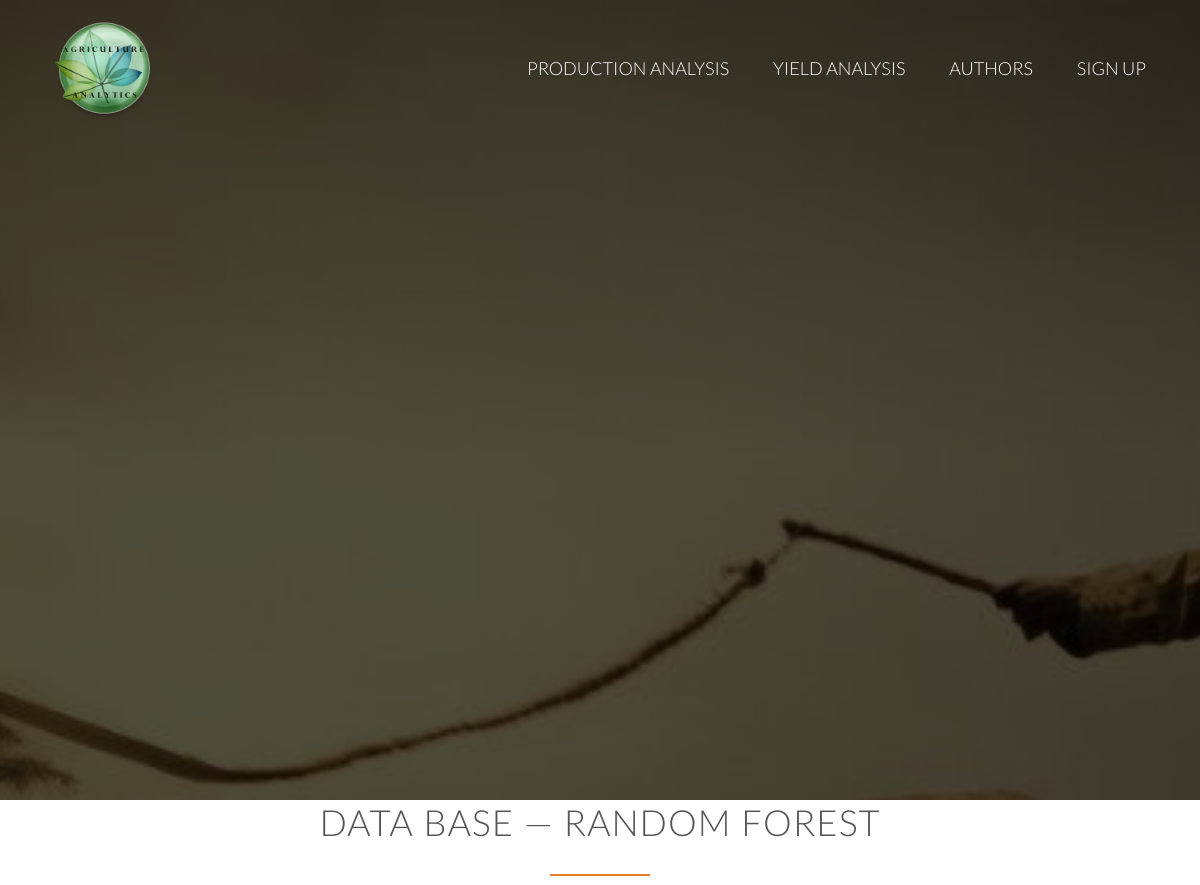
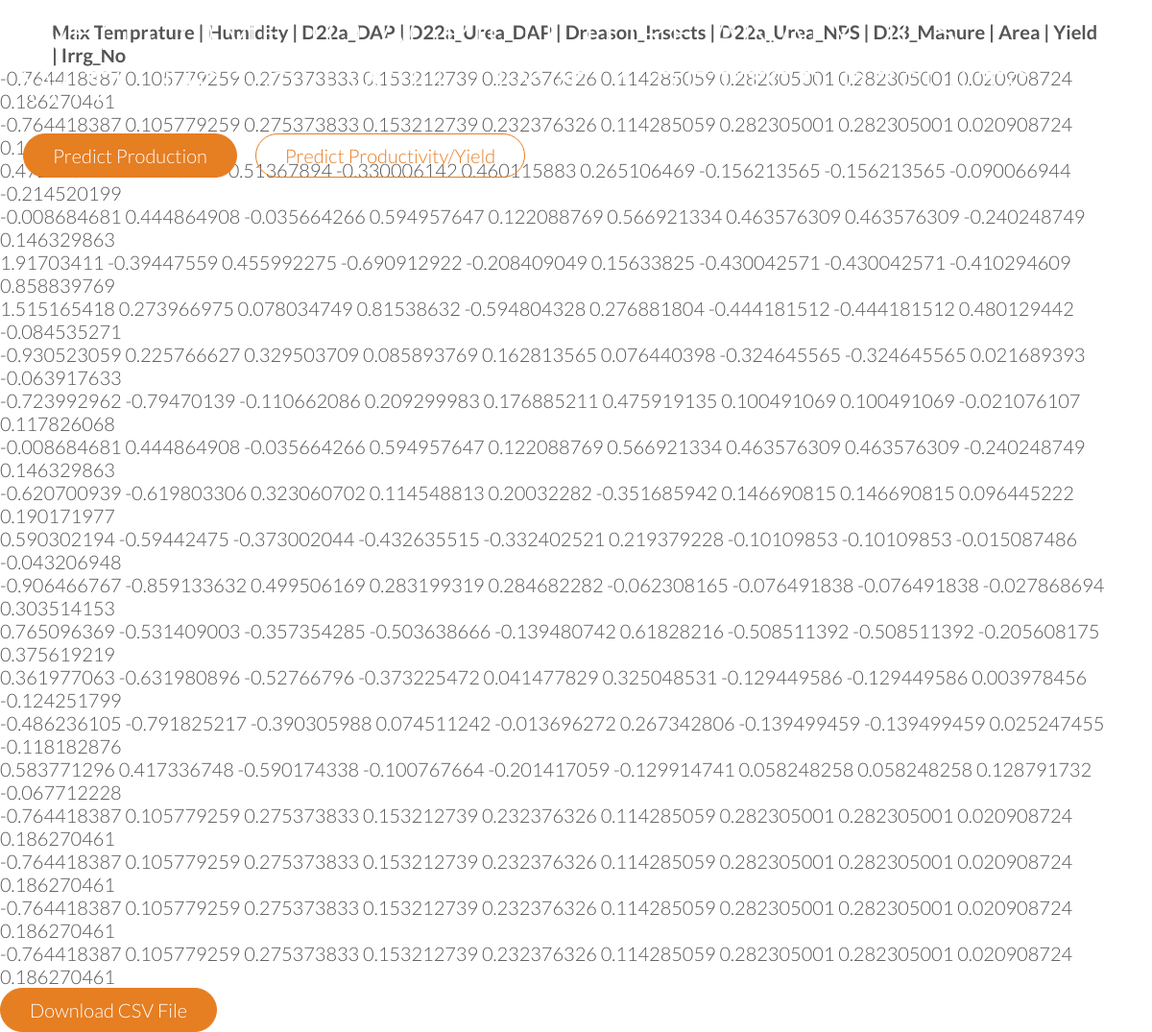
Page /Rand_data on the committed database (2 pictures, top to bottom).
### database.py (models this page shows, shortened)
class RandomForst(db.Model):
    __tablename__ = 'RandomForst'
    id = db.Column(db.Integer, primary_key = True)
    A = db.Column(db.Float)
    B = db.Column(db.Float)
    C = db.Column(db.Float)
    D = db.Column(db.Float)
    E = db.Column(db.Float)
    F = db.Column(db.Float)
    G = db.Column(db.Float)
    H = db.Column(db.Float)
    I = db.Column(db.Float)
    L = db.Column(db.Float)
    def __repr__(self):
        return f"{self.A}  {self.B}  {self.C}  {self.D}  {self.E}  {self.F}  {self.G}  {self.H}  {self.I}  {self.L}"

### run.py (the view)
@app.route('/Rand_data')
def Rand_data():
	randall = RandomForst.query.all()
	lengp = len(randall)
	data2 = pd.DataFrame(columns = ['Max Temprature Humidity D22a_DAP D22a_Urea_DAP Dreason_Insects D22a_Urea_NPS D23_Manure Area Produciton Irrg_No'])
	for row in range(lengp):
		data2.loc[len(data2)] = randall[row]
	filename='data2.csv'
	data2.to_csv(filename, index = None)
	return render_template('rand.html', randall = randall, lengp = lengp, btn = 'randdownload.html')

### templates/rand.html (shortened to what this page needs)
<!DOCTYPE html>
<html lang="en">
    <head>
        <link rel="stylesheet" type="text/css" href="../static/vendors/css/normalize.css">
        <link rel="stylesheet" type="text/css" href="../static/vendors/css/grid.css">
        <link rel="stylesheet" type="text/css" href="../static/vendors/css/ionicons.min.css">
        <link rel="stylesheet" type="text/css" href="../static/vendors/css/animate.css">
        <link rel="stylesheet" type="text/css" href="../static/resources/css/style.css">
        <link rel="stylesheet" type="text/css" href="../static/resources/css/queries.css">
    </head>
    <body>
        <header>
            <nav>
                <div class="row">
                  <a href="{{url_for('index')}}">
                    <img src="../static/resources/img/agri2.png" alt="Omnifood logo" class="logo">
                    </a>
                    <ul class="main-nav js--main-nav">
                        <li><a href="#production_analysis">Production Analysis</a></li>
                        <li><a href="#Productivity_analysis">Yield Analysis</a></li>
                        <li><a href="#Authors">Authors</a></li>
                        <li><a href="#plans">Sign up</a></li>
                    </ul>
                </div>
            </nav>
            <div class="hero-text-box">
                <h1>Wellcome to Agriculture Analytics.<br>With us you will have a  better results.</h1>
                <a  href="{{url_for('Polynomial_reg')}}#polyregg" class="btn btn-full js--scroll-to-plans">Predict Production</a>
                <a class="btn btn-ghost js--scroll-to-start" href="{{url_for('Random_Forst_Class')}}#randforstt">Predict Productivity/Yield</a>
            </div>
 	</header>
              <form class="section-features js--section-features" id="rand_data" action="{{url_for('polydownload')}}" enctype="multipart/form-data">
                <h2>Data Base &mdash; Random Forest</h2>
                <div class="row">
				<h4>Max Temprature | Humidity | D22a_DAP | D22a_Urea_DAP | Dreason_Insects | D22a_Urea_NPS | D23_Manure | Area | Yield | Irrg_No</h4>
			</div>
				{% for i in range(lengp)%}
    			<p>{{randall[i]}}</p>
    			{%endfor%}
        	</form>
                      <div class="col-sm-offset-2 col-sm-10">
        {% include btn ignore missing %}
      </div>
</body>
</html>

### static/resources/css/style.css (style rules this page uses)
* { margin: 0; padding: 0; box-sizing: border-box; }
html, body { background-color: #fff; color: #555; font-family: 'Lato', 'Arial', sans-serif; font-weight: 300; font-size: 20px; text-rendering: optimizeLegibility; overflow-x: hidden; }
.row { max-width: 1140px; margin: 0 auto; }
h1, h2, h3 { font-weight: 300; text-transform: uppercase; }
h1 { margin-top: 0; margin-bottom: 20px; color: #fff; font-size: 240%; word-spacing: 4px; letter-spacing: 1px; }
h2 { font-size: 180%; word-spacing: 2px; text-align: center; margin-bottom: 30px; letter-spacing: 1px; }
h2:after { display: block; height: 2px; background-color: #e67e22; content: " "; width: 100px; margin: 0 auto; margin-top: 30px; }
a:link, a:visited { color: #e67e22; text-decoration: none; padding-bottom: 1px; border-bottom: 1px solid #e67e22; -webkit-transition: border-bottom 0.2s, color 0.2s; transition: border-bottom 0.2s, color 0.2s; }
.btn:link, .btn:visited, input[type=submit] { display: inline-block; padding: 10px 30px; font-weight: 300; text-decoration: none; border-radius: 200px; -webkit-transition: background-color 0.2s, border 0.2s, color 0.2s; transition: background-color 0.2s, border 0.2s, color 0.2s; }
.btn-full:link, .btn-full:visited, input[type=submit] { background-color: #e67e22; border: 1px solid #e67e22; color: #fff; margin-right: 15px; }
.btn-ghost:link, .btn-ghost:visited { border: 1px solid #e67e22; color: #e67e22; }
header { background-image: -webkit-linear-gradient(rgba(0, 0, 0, 0.7), rgba(0, 0, 0, 0.7)), url(img/FACE-OF-ETHIOPIA-1.jpg); background-image: linear-gradient(rgba(0, 0, 0, 0.7), rgba(0, 0, 0, 0.7)), url(img/FACE-OF-ETHIOPIA-1.jpg); background-size: cover; background-position: center; height: 100vh; background-attachment: fixed; }
.hero-text-box { position: absolute; width: 1140px; top: 50%; left: 50%; -webkit-transform: translate(-50%, -50%); -ms-transform: translate(-50%, -50%); transform: translate(-50%, -50%); }
.logo { height: 100px; width: auto; float: left; margin-top: 20px; }
.main-nav { float: right; list-style: none; margin-top: 55px; }
.main-nav li { display: inline-block; margin-left: 40px; }
.main-nav li a:link, .main-nav li a:visited { padding: 8px 0; color: #fff; text-decoration: none; text-transform: uppercase; font-size: 90%; border-bottom: 2px solid transparent; -webkit-transition: border-bottom 0.2s; transition: border-bottom 0.2s; }

### static/resources/css/queries.css (style rules this page uses)
@media only screen and (max-width: 1200px) { .hero-text-box { width: 100%; padding: 0 2%; } }
@media only screen and (max-width: 1200px) { .row { padding: 0 2%; } }

### rows in the picture
RandomForst: A+B+C "-0.764418387 0.105779259 0.275373833 0.153212739 0.232376326 0.114285059 0.282305001 0.282305001 0.020908724 0.186270461"
RandomForst: A+B+C "-0.764418387 0.105779259 0.275373833 0.153212739 0.232376326 0.114285059 0.282305001 0.282305001 0.020908724…"
RandomForst: A+B+C "0.47222328 -0.57418791 -0.51367894 -0.330006142 0.460115883 0.265106469 -0.156213565 -0.156213565 -0.090066944 -0.214520199"
RandomForst: A+B+C "-0.008684681 0.444864908 -0.035664266 0.594957647 0.122088769 0.566921334 0.463576309 0.463576309 -0.240248749 0.146329863"
RandomForst: A+B+C "1.91703411 -0.39447559 0.455992275 -0.690912922 -0.208409049 0.15633825 -0.430042571 -0.430042571 -0.410294609 0.858839769"
RandomForst: A+B+C "1.515165418 0.273966975 0.078034749 0.81538632 -0.594804328 0.276881804 -0.444181512 -0.444181512 0.480129442 -0.084535271"
RandomForst: A+B+C "-0.930523059 0.225766627 0.329503709 0.085893769 0.162813565 0.076440398 -0.324645565 -0.324645565 0.021689393 -0.063917633"
RandomForst: A+B+C "-0.723992962 -0.79470139 -0.110662086 0.209299983 0.176885211 0.475919135 0.100491069 0.100491069 -0.021076107 0.117826068"
RandomForst: A+B+C "-0.008684681 0.444864908 -0.035664266 0.594957647 0.122088769 0.566921334 0.463576309 0.463576309 -0.240248749 0.146329863"
RandomForst: A+B+C "-0.620700939 -0.619803306 0.323060702 0.114548813 0.20032282 -0.351685942 0.146690815 0.146690815 0.096445222 0.190171977"
RandomForst: A+B+C "0.590302194 -0.59442475 -0.373002044 -0.432635515 -0.332402521 0.219379228 -0.10109853 -0.10109853 -0.015087486 -0.043206948"
RandomForst: A+B+C "-0.906466767 -0.859133632 0.499506169 0.283199319 0.284682282 -0.062308165 -0.076491838 -0.076491838 -0.027868694 0.303514153"
RandomForst: A+B+C "0.765096369 -0.531409003 -0.357354285 -0.503638666 -0.139480742 0.61828216 -0.508511392 -0.508511392 -0.205608175 0.375619219"
RandomForst: A+B+C "0.361977063 -0.631980896 -0.52766796 -0.373225472 0.041477829 0.325048531 -0.129449586 -0.129449586 0.003978456 -0.124251799"
RandomForst: A+B+C "-0.486236105 -0.791825217 -0.390305988 0.074511242 -0.013696272 0.267342806 -0.139499459 -0.139499459 0.025247455 -0.118182876"
RandomForst: A+B+C "0.583771296 0.417336748 -0.590174338 -0.100767664 -0.201417059 -0.129914741 0.058248258 0.058248258 0.128791732 -0.067712228"
RandomForst: A+B+C "-0.764418387 0.105779259 0.275373833 0.153212739 0.232376326 0.114285059 0.282305001 0.282305001 0.020908724 0.186270461"
RandomForst: A+B+C "-0.764418387 0.105779259 0.275373833 0.153212739 0.232376326 0.114285059 0.282305001 0.282305001 0.020908724 0.186270461"
RandomForst: A+B+C "-0.764418387 0.105779259 0.275373833 0.153212739 0.232376326 0.114285059 0.282305001 0.282305001 0.020908724 0.186270461"
RandomForst: A+B+C "-0.764418387 0.105779259 0.275373833 0.153212739 0.232376326 0.114285059 0.282305001 0.282305001 0.020908724 0.186270461"
